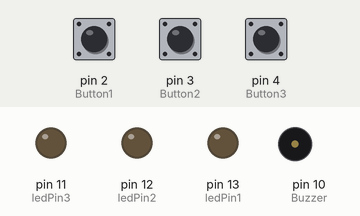
Recording of a sketch running on a simulated Arduino Uno, built with avr-gcc and run on an emulated ATmega328P. Shown: output pins drawn as LEDs (lit = HIGH), buzzer (waves = sounding). Inputs (shaded band) come from the test bench; at power-on: pin 2 (Button1) LOW, pin 3 (Button2) LOW, pin 4 (Button3) LOW.

Above: at 1.2 s.
1.3 s: pin 2 (Button1) pulled HIGH for 0.15 s
At 1.47 s:
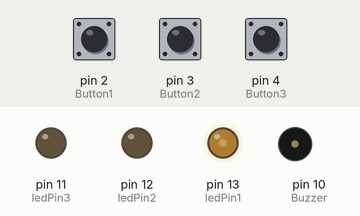
3.0 s: pin 3 (Button2) pulled HIGH for 0.15 s
Timing chart, 0 to 3.0 s (numbered marks = the images above; inputs shaded):
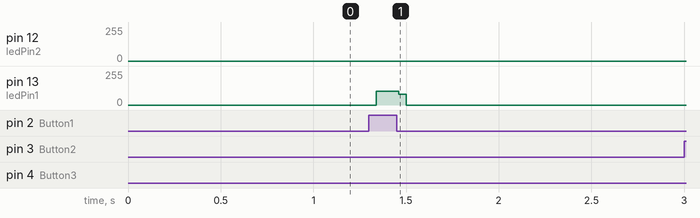

The sketch:

piano.ino
```cpp
const int ledPin1 = 13;
const int ledPin2 = 12;
const int ledPin3 = 11;
const int Button1 = 2;
const int Button2 = 3;
const int Button3 = 4;
const int Buzzer = 10;
int StateButton1 = 0;
int StateButton2 = 0;
int StateButton3 = 0;

void setup() {
  pinMode(Buzzer, OUTPUT);
  pinMode(ledPin1, OUTPUT);
  pinMode(Button1, INPUT);
  pinMode(ledPin2, OUTPUT);
  pinMode(Button2, INPUT);
  pinMode(ledPin3, OUTPUT);
  pinMode(Button3, INPUT);
}

void loop() {
  StateButton1 = digitalRead(Button1);
  StateButton2 = digitalRead(Button2);
  StateButton3 = digitalRead(Button3);
  if(StateButton1 && !StateButton2 && !StateButton3) {
    digitalWrite(ledPin1, HIGH);
    tone(Buzzer, 100);
  }
  if(StateButton2 && !StateButton1 && !StateButton3) {
    digitalWrite(ledPin2, HIGH);
    tone(Buzzer, 500);
  }
  if(StateButton3 && !StateButton2 && !StateButton1) {
    digitalWrite(ledPin3, HIGH);
    tone(Buzzer, 1000);
  }
  digitalWrite(ledPin1, LOW);
  digitalWrite(ledPin2, LOW);
  digitalWrite(ledPin3, LOW);
  noTone(Buzzer);
}
```

Measured:
- after the input at 1.3 s, pin 13 (ledPin1): 0/255 → 105/255 at once, → 0/255 0.12 s later
